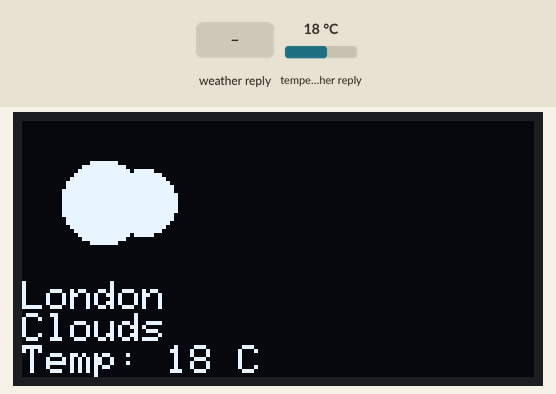
This sketch was run on a simulated ESP8266 (NodeMCU). Parts: 128×64 one-colour display. The inputs (shaded band) are chosen by the test bench; at power-on: temperature in the weather reply 18 °C. WiFi joins after 1.5 s; servers stay silent unless stated; web services answer with replies made up by the test bench; what the sketch prints to the serial monitor is not drawn.

Above: at 4.4 s.
4.5 s: weather in the web reply set to Clear
At 10.3 s:
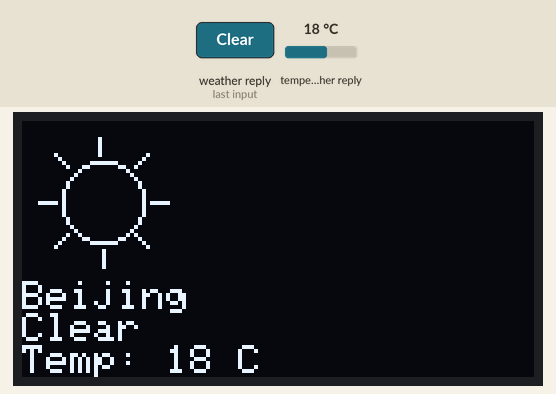
15.9 s: weather in the web reply set to Clouds
At 20.9 s:
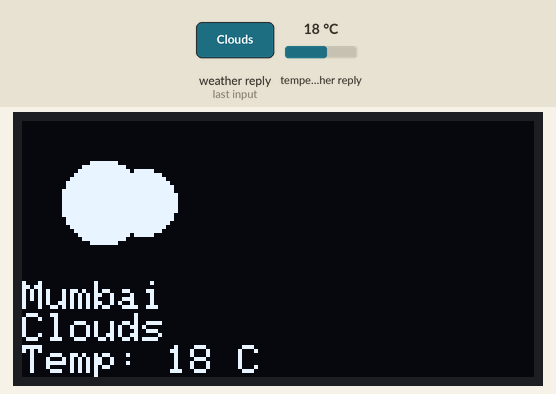
26.5 s: weather in the web reply set to Rain
At 31.5 s:
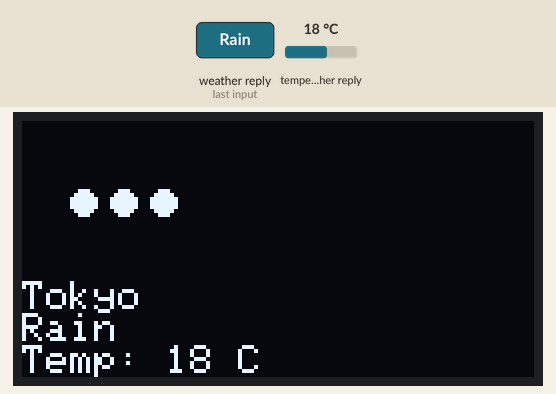
37.1 s: weather in the web reply set to Snow
At 42.1 s:
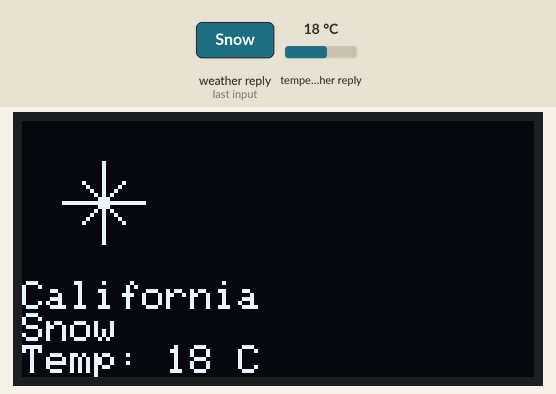
47.8 s: weather in the web reply set to Thunderstorm
At 52.8 s:
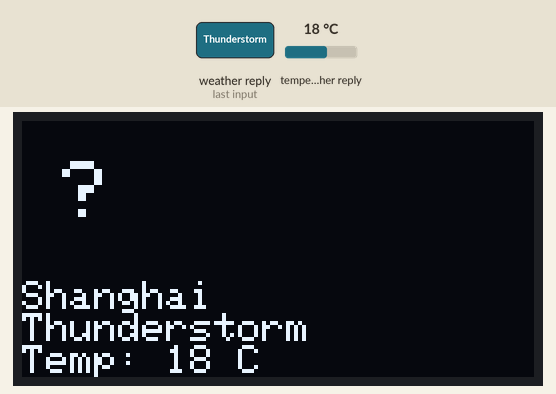
58.4 s: weather in the web reply set to Mist
At 63.4 s:
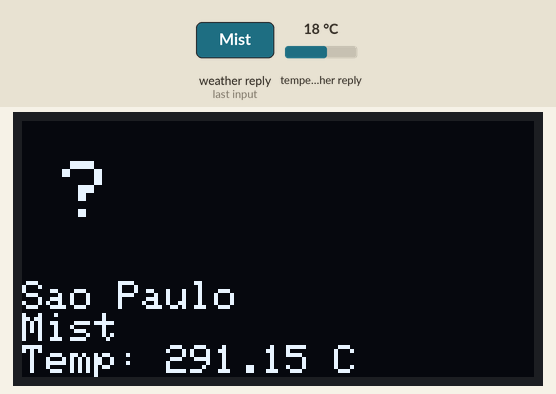
Timing chart, 0 to 64.9 s (numbered marks = the images above; inputs shaded):
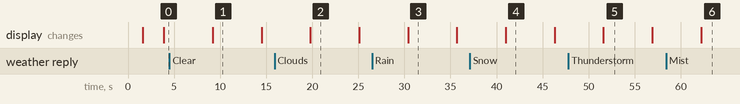

Measured:
- after the input at 4.5 s, the display: changes after 4.7 s (image 1)
- after the input at 15.9 s, the display: changes after 3.9 s (image 2)
- after the input at 26.5 s, the display: changes after 3.9 s (image 3)
- after the input at 37.1 s, the display: changes after 3.9 s (image 4)
- after the input at 47.8 s, the display: changes after 3.8 s (image 5)
- after the input at 58.4 s, the display: changes after 3.8 s (image 6)
- what the display in image 1 shows lasts 5.3 s, from 9.2 s to 14.5 s

The sketch:

esp8266_weather.ino
```cpp
#include <Wire.h>
#include <Adafruit_GFX.h>
#include <Adafruit_SSD1306.h>
#include <ESP8266WiFi.h>
#include <WiFiClientSecure.h>
#include <ArduinoJson.h>

#define SCREEN_WIDTH 128
#define SCREEN_HEIGHT 64

// Replace with your Wi-Fi credentials
const char* ssid = "ghughu_iot";
const char* password = "ghughu01922";

// OpenWeatherMap API settings
const char* apiKey = "0a828b1755ea9eccaef2aa6c52c745b5";
const char* city = "Dhaka"; // Replace with your city
const char* apiEndpoint = "http://api.openweathermap.org/data/2.5/weather?q=Dhaka&units=metric&appid=0a828b1755ea9eccaef2aa6c52c745b5";

// List of locations
const char* locations[] = {
  "London",
  "Beijing",
  "Dhaka",
  "Mumbai",
  "Singapore",
  "Tokyo",
  "Texas",
  "California",
  "Los Angeles",
  "Shanghai",
  "Delhi",
  "Sao Paulo",
  "Mexico City",
  "Cairo",
  "Jeddah",
  "Qatar",
  "Kuwait",
  "Kabul",
  "Moscow",
  "Sweden",
  "Denmark",
  "Iceland",
  "Greenland",
  "Ottawa",
  "Kathmandu",
  "Hanoi",
  "Barcelona",
  "Madrid",
  "Tuscany",
  "Rome",
  "Paris",
  "Istanbul"
};

const int locationCount = sizeof(locations) / sizeof(locations[0]);
int currentLocationIndex = 0;

Adafruit_SSD1306 display(SCREEN_WIDTH, SCREEN_HEIGHT, &Wire, -1);

void setup() {
  Serial.begin(115200);

  // Initialize OLED display
  if (!display.begin(0x3C, 0x3C)) {
    Serial.println(F("SSD1306 allocation failed"));
    while (true);
  }
  display.clearDisplay();

  WiFi.begin(ssid, password);
  displayMessage("Connecting to Wi-Fi...");
  while (WiFi.status() != WL_CONNECTED) {
    delay(500);
    Serial.print(".");
  }
  displayMessage("Wi-Fi Connected!");
}

void loop() {
// Fetch weather data for the current location
  fetchWeather(locations[currentLocationIndex]);

  // Cycle through locations every 5 seconds
  delay(3000);
  currentLocationIndex = (currentLocationIndex + 1) % locationCount;
}

void displayMessage(const char* message) {
  display.clearDisplay();
  display.setTextSize(1);
  display.setTextColor(SSD1306_WHITE);
  display.setCursor(0, 0);
  display.println(message);
  display.display();
}

void fetchWeather(const char* city) {
  WiFiClient client;
  String apiEndpoint = String("http://api.openweathermap.org/data/2.5/weather?q=") + city +
                       "&units=metric&appid=" + apiKey;

  if (client.connect("api.openweathermap.org", 80)) {
    client.print(String("GET ") + apiEndpoint + " HTTP/1.1\r\n" +
                 "Host: api.openweathermap.org\r\n" +
                 "Connection: close\r\n\r\n");
    delay(1000);

    String line, payload;
    while (client.available()) {
      line = client.readStringUntil('\n');
      if (line == "\r") break; // End of headers
    }

    while (client.available()) {
      payload += client.readString();
    }

    // Parse JSON
    DynamicJsonDocument doc(1024);
    deserializeJson(doc, payload);
    String weather = doc["weather"][0]["main"];
    String temp = doc["main"]["temp"];

    // Display weather
    display.clearDisplay();
    drawWeatherIcon(weather);
    display.setTextSize(1);
    display.setCursor(0, 40);
    display.println(city); // Display location
    display.println(weather); // Display weather description
    display.print("Temp: ");
    display.print(temp);
    display.println(" C");
    display.display();
  } else {
    displayMessage("Failed to connect!");
  }
}

void drawWeatherIcon(String weather) {
  if (weather == "Haze" || weather == "Clouds") {
    // Draw a cloud
    display.fillCircle(20, 20, 10, SSD1306_WHITE);
    display.fillCircle(30, 20, 8, SSD1306_WHITE);
  } else if (weather == "Clear") {
    // Draw a sun
    display.drawCircle(20, 20, 10, SSD1306_WHITE);
    for (int i = 0; i < 360; i += 45) {
      int x1 = 20 + 12 * cos(i * PI / 180);
      int y1 = 20 + 12 * sin(i * PI / 180);
      int x2 = 20 + 16 * cos(i * PI / 180);
      int y2 = 20 + 16 * sin(i * PI / 180);
      display.drawLine(x1, y1, x2, y2, SSD1306_WHITE);
    }
  } else if (weather == "Rain" || weather == "Drizzle") {
    // Draw raindrops
    for (int i = 0; i < 3; i++) {
      display.fillCircle(15 + i * 10, 20, 3, SSD1306_WHITE);
    }
  } else if (weather == "Snow") {
    // Draw snowflakes
    display.drawLine(15, 15, 25, 25, SSD1306_WHITE);
    display.drawLine(25, 15, 15, 25, SSD1306_WHITE);
    display.drawLine(20, 10, 20, 30, SSD1306_WHITE);
    display.drawLine(10, 20, 30, 20, SSD1306_WHITE);
  } else {
    // Default: Unknown weather (draw a question mark)
    display.setTextSize(2);
    display.setCursor(10, 10);
    display.print("?");
  }
}
```
